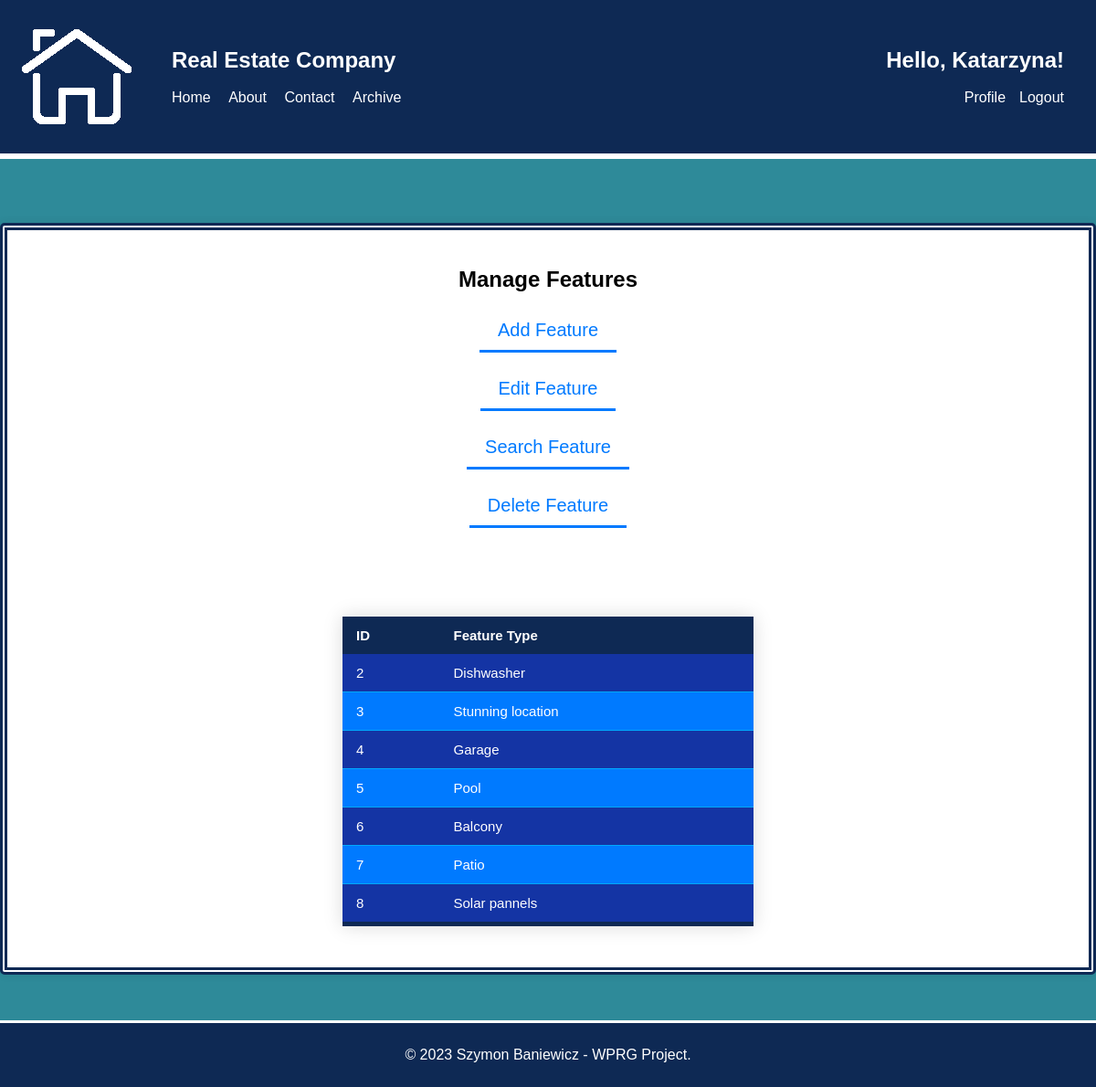
The page /php/CRUD/manage_features.php (signed in) on the database its author committed.
### tables this page shows
CREATE TABLE `features` (
  `Feature_ID` int(11) NOT NULL,
  `Feature_type` varchar(255) NOT NULL
);

### php/CRUD/manage_features.php (the view, shortened to what this page needs)
<?php
require '../config.php';
$error_message = "";
if (!isset($_POST["search_feature"])) {
    $query = "SELECT * FROM features";
    $stmt = $conn->prepare($query);
    $stmt->execute();
    $result = $stmt->get_result();
    $features = $result->fetch_all(MYSQLI_ASSOC);
}
?>
<!DOCTYPE html>
<html>
<head>
    <link rel="stylesheet" type="text/css" href="../../css/style.css">
</head>
<body>
<header>
    <div class="header-container">
        <div class="left-nav">
            <img src="../../img/logo.png">
            <nav>
                <ul>
                    <li><h1>Real Estate Company</h1></li><br><br>
                    <li><a href="../index.php">Home</a></li>
                    <li><a href="../about.php">About</a></li>
                    <li><a href="../contact.php">Contact</a></li>
                    <li><a href="../archive.php">Archive</a></li>
                </ul>
            </nav>
        </div>
        <?php
        if (isset($_SESSION['login_user'])) {
            echo '<div class="right-nav">';
            echo '<nav>';
            echo '<ul>';
            echo '<li><h1>Hello, ' . $_SESSION['first_name'] . '!</h1></li><br><br>';
            echo '<li><a href="../profile.php">Profile</a></li>';
            echo '<li><a href="../logout.php">Logout</a></li>';
            echo '</ul>';
            echo '</nav>';
            echo '</div>';
        } else {
            header("location: ../login.php");
            exit;
        }
        ?>
    </div>
</header>
<div class="content-section">
<div class="form-container-profile">
<h2> Manage Features </h2>
<form method="POST" action="manage_features.php">
    <input type="button" id="add-feature-button" value="Add Feature" class="form-button"><br><br>
    <input type="button" id="edit-feature-button" value="Edit Feature" class="form-button"><br><br>
    <input type="button" id="search-feature-button" value="Search Feature" class="form-button"><br><br>
    <input type="button" id="delete-feature-button" value="Delete Feature" class="form-button"><br><br><br>
</form>
<br><br>
<?php if (!empty($error_message)) { ?>
        <p class="error"><?php echo "<div class='error-message'><h3>$error_message</h3></div>"; ?></p>
    <?php } else { ?>
<div class="features-list">
    <table id="crud-table">
        <thead>
            <tr>
                <th>ID</th>
                <th>Feature Type</th>
            </tr>
        </thead>
        <tbody>
        <?php
            foreach($features as $feature) {
                echo '<tr>';
                echo '<td>' . $feature['Feature_ID'] . '</td>';
                echo '<td>' . $feature['Feature_type'] . '</td>';
                echo '</tr>';
            }
        ?>
        </tbody>
    </table>
    <?php } ?>
</div>
</div>
</div>
<footer>
    <p>&copy; 2023 Szymon Baniewicz - WPRG Project.</p>
</footer>
</body>
</html>

### css/style.css (style rules this page uses)
* { box-sizing: border-box; }
body { margin: 0; padding: 0; font-family: Arial, sans-serif; height: 100%; width: 100%; min-height: 100%; display: flex; flex-direction: column; }
header { background-color: #0E2954; color: #fff; padding: 20px; width: 100%; border-bottom: 3px white solid; }
.header-container { display: flex; flex-direction: row; justify-content: space-between; align-items: center; }
.left-nav, .right-nav { display: flex; align-items: center; list-style-type: none; padding: 0; }
.right-nav { text-align: right; }
.left-nav ul li, .right-nav ul li { list-style-type: none; }
.left-nav a, .right-nav a { color: inherit; text-decoration: none; }
nav ul li { margin-right: 15px; list-style-type: none; display: inline-block; }
header h1 { margin: 0; }
nav ul li a { color: #fff; text-decoration: none; }
.content-section { flex-grow: 1; display: flex; justify-content: center; background-color: #2E8A99; padding: 50px; text-align: center; min-height: calc(100vh - 50px); border-top: 3px white solid; }
footer { color: #fff; padding: 10px; text-align: center; margin-top: auto; width: 100%; background-color: #0E2954; border-top: 3px white solid; }
.form-button { padding: 10px 20px; font-size: 20px; background-color: transparent; color: #000; cursor: pointer; text-decoration: none; transition: color 0.3s, border-bottom-color 0.3s; border: none; color: #007aff; border-bottom: 3px solid #007aff; }
.form-container-profile { display: flex; flex-direction: column; align-items: center; width: 95%; min-width: 1200px; min-height: 330px; background-color: #fff; padding: 20px; border-radius: 5px; box-shadow: 0px 0px 10px 0px rgba(0,0,0,0.1); margin-top: 20px; border: 8px #0E2954 double; }
#crud-table { border-collapse: collapse; margin: 25px 0; font-size: 15px; min-width: 450px; box-shadow: 0 0 20px rgba(0, 0, 0, 0.15); background-color: #1434A4; color: #ffffff; text-align: left; }
#crud-table th { background-color: #0E2954; }
#crud-table th, td { padding: 12px 15px; }
#crud-table tbody tr { border-bottom: 1px solid #00a9ff;; }
#crud-table tbody tr:nth-of-type(even) { background-color: #007aff;; }
#crud-table tbody tr:last-of-type { border-bottom: 5px solid #0E2954; }

### rows shown on the page
features: Feature_ID "2", Feature_type "Dishwasher"
features: Feature_ID "3", Feature_type "Stunning location"
features: Feature_ID "4", Feature_type "Garage"
features: Feature_ID "5", Feature_type "Pool"
features: Feature_ID "6", Feature_type "Balcony"
features: Feature_ID "7", Feature_type "Patio"
features: Feature_ID "8", Feature_type "Solar pannels"

### other values the page prints
$_SESSION['first_name'] "Katarzyna"
